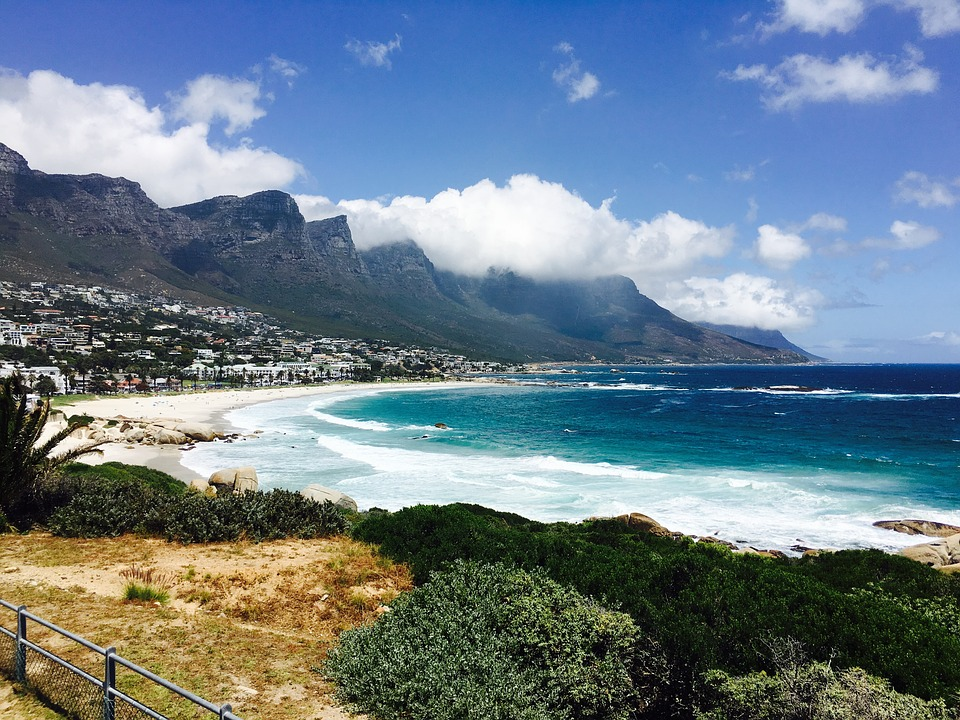
#> input picture cat.jpg, 960 x 720 px
$ python image_sharping.py
#> lines starting #> are read from the running program, lines starting #| are printed output that depends on the picture
import cv2
import numpy as np

img = cv2.imread('cat.jpg')
#> img is the input picture: shape (720, 960, 3); mean B, G, R 138.6, 125.1, 106.4
kernel_sharp = np.array([[-1,-1,-1,-1,-1],[-1,-1,-1,-1,-1],[-1,-1,25,-1,-1],[-1,-1,-1,-1,-1],[-1,-1,-1,-1,-1],])
sharaped = cv2.filter2D(img,-1,kernel_sharp)
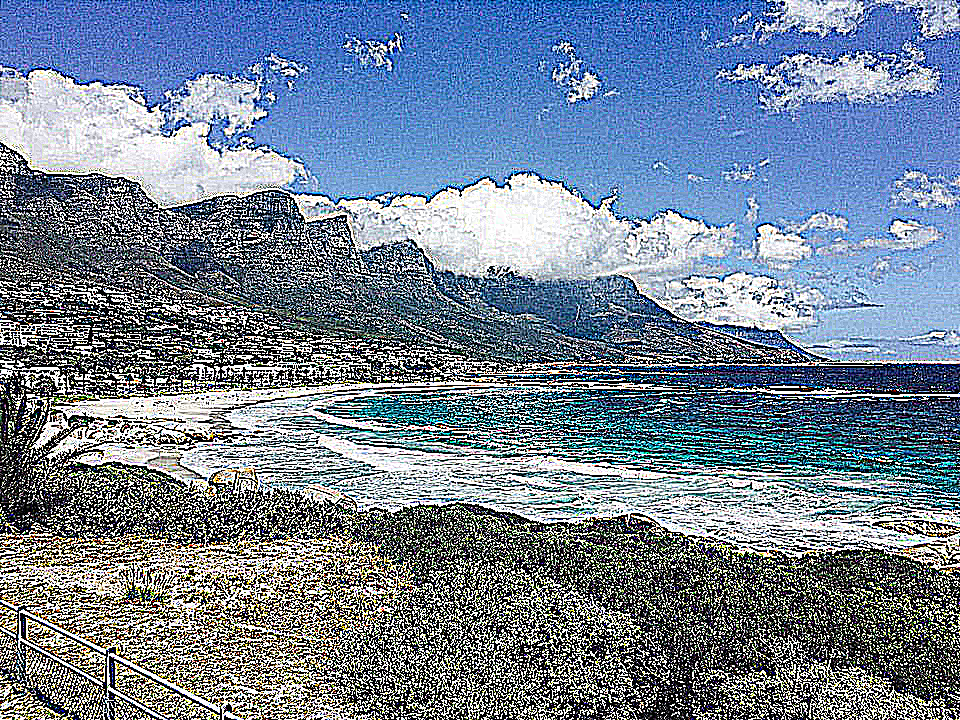
#> sharaped: shape (720, 960, 3); mean B, G, R 148, 130.3, 115.4
cv2.imshow('original',img)
cv2.imshow('sharaped',sharaped)
cv2.waitKey(0)
cv2.destroyAllWindows()
